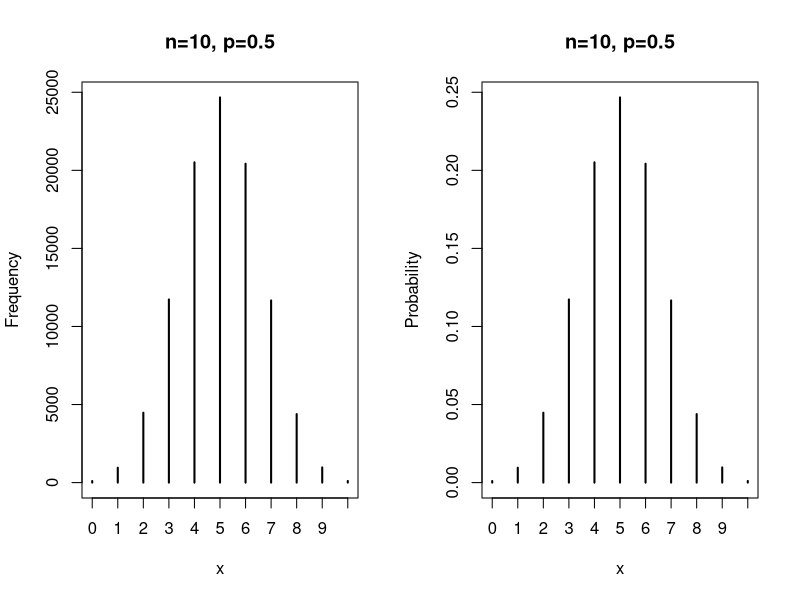

This chart was generated by the following R code: (Note: this script raises an error after producing the figure.)
## ---- chunk 1
n = 100000  
x = rbinom(n, 10, 0.5)
t = (table(x)/n)
par(mfrow=c(1,2))
     plot(table(x),ylab="Frequency",main="n=10, p=0.5")
     plot(t,ylab="Probability",main="n=10, p=0.5") 
rm(n,x,t)
## ---- chunk 2
seats               = 115
seatssold           = 0:30
airfare             = 400
fee                 = c(200,700,10000)
p                   = 0.9
profitfun           = function(shows,airfare,fee){airfare*pmin(shows,seats)-fee*(shows-seats)*(shows>seats)}
profit              = merge(seatssold,fee)
colnames(profit)    = c("Seats","Penalty")
profit$Profit       = 0
for(i in 1:nrow(profit)){
     x                   = p*(seats+profit$Seats[i])
     profit$Profit[i]    = profitfun(x,airfare,profit$Penalty[i])}
profit$Profit       = as.numeric(profit$Profit)
profit$Legend       = paste("Penalty fee of $",profit$Penalty,sep="")
ggplot(profit,aes(x=Seats,y=Profit,group=Legend))+geom_line(aes(color=Legend))+ylim(0,50000)+
  theme_bw()
rm(profit,airfare,fee,i,p,seats,seatssold,x,profitfun)
## ---- chunk 3
par(mfrow=c(3,2),mar=c(1,1,2,1),oma=c(4,4,2,0))
for (i in c(1,2,3,5,7,9)){
    curve(dpois(x,lambda=i),from=0,to=18,n=19,type="p",pch=15,cex=1.5,xlim=c(0,19),ylim=c(0,0.4),xlab="",ylab="")
    text(x=15,y=0.3,substitute(lambda==x,list(x=i)),cex=2)}
mtext("Probability Mass Function for Poisson Distribution", line = 0.5,outer=TRUE, cex = 1.2)
mtext(expression(P(X==x)),side=2,line=1.5,outer=TRUE)
mtext("X",side=1,line=1.5,outer=TRUE)
## ---- chunk 4
par(mfrow=c(2,3))
  n = 50
  p = 0.5
  d = c(10,100,1000,10000,100000,1000000)
  for(i in 1:6){
    x = rbinom(d[i],n,p)
    hist(x,prob=TRUE,col="grey",ylim=c(0,0.2),xlim=c(10,40),main=paste(d[i]," Draws"))
    curve(dnorm(x,n*p,sqrt(n*p*(1-p))),add=TRUE,col="red",lwd=2)}
## ---- chunk 5
par(mfrow=c(1,2))
          curve(dnorm(x,mean=0,sd=1),from=-4,to=4,ylab="Density",xlab="x")
               x=seq(-4,-1.5,length=100)
               y=dnorm(x)
               polygon(c(-4,x,-1.5),c(0,y,0),col="gray")
          curve(dnorm(x,mean=0,sd=1),from=-4,to=4,ylab="Density",xlab="x")
               x=seq(-1.5,-0.5,length=100)
               y=dnorm(x)
               polygon(c(-1.5,x,-0.5),c(0,y,0),col="gray")
## ---- chunk 6
x       = seq(-4, 4, length=100)
hx      = dnorm(x)
degf    = c(1, 3, 8, 30)
colors  = c("red", "blue", "darkgreen", "gold", "black")
labels  = c("df=1", "df=3", "df=8", "df=30", "normal")
plot(x,hx,type="l",lty=2,xlab="x value",ylab="Density",main="Comparison of t Distributions")
for (i in 1:4){lines(x, dt(x,degf[i]), lwd=2, col=colors[i])}
legend("topright", inset=.05, title="Distributions",
  labels, lwd=2, lty=c(1, 1, 1, 1, 2), col=colors)
